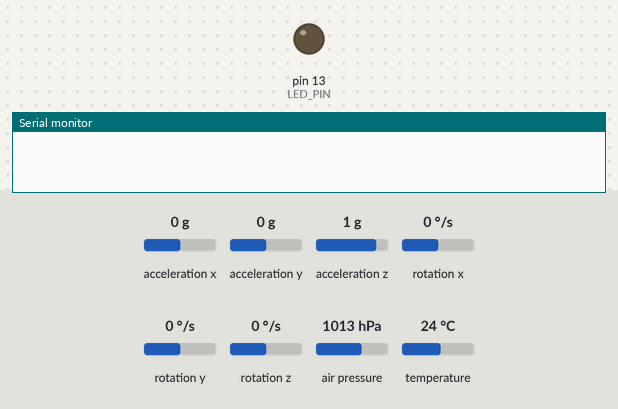
The sketch below on a simulated Arduino Uno, built with avr-gcc and run on an emulated ATmega328P. Shown: output pins drawn as LEDs (lit = HIGH), the last lines printed to the serial monitor. Dashed ring = blinking. The test bench sets the inputs (shaded band); at power-on: acceleration z 1 g, acceleration x 0 g, acceleration y 0 g, rotation x 0 °/s, rotation y 0 °/s, rotation z 0 °/s, air pressure 1013 hPa, temperature 24 °C.

Above: at 0.1 s.
At 3.2 s:
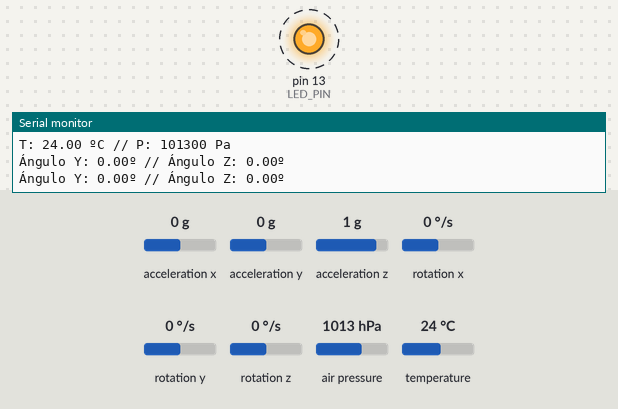
3.3 s: acceleration z set to 0 g
Timing chart, 0 to 12.5 s (numbered marks = the images above; inputs shaded):
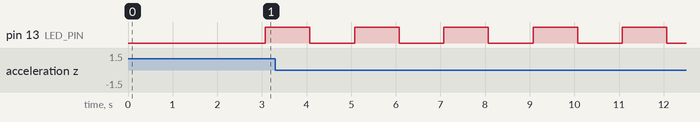

Measured:
- by itself, pin 13 (LED_PIN): alternates HIGH for 1.0 s and LOW for 1.0 s

The sketch:

CANSAT_02_PRUEBA4__MPU6050_GY87_ANGULOS_CON_ACEL_Y_GIROS.ino
```cpp
#define LED_PIN 13
#include "Wire.h" // Necesaria para I2Cdev
#include "I2Cdev.h" //Creo que es una biblioteca incorporada a Arduino core.
#include "MPU6050.h" // biblioteca para el MPU650.h
#include <Adafruit_BMP085.h> //biblioteca para el BMP180

/*  Constantes que definen el rango del acelerómetro
#define MPU6050_ACCEL_FS_2          0x00
#define MPU6050_ACCEL_FS_4          0x01
#define MPU6050_ACCEL_FS_8          0x02
#define MPU6050_ACCEL_FS_16         0x03

Y del giróscopo
#define MPU6050_GYRO_FS_250         0x00
#define MPU6050_GYRO_FS_500         0x01
#define MPU6050_GYRO_FS_1000        0x02
#define MPU6050_GYRO_FS_2000        0x03

// Anchos de banda
#define MPU6050_DLPF_BW_256         0x00
#define MPU6050_DLPF_BW_188         0x01
#define MPU6050_DLPF_BW_98          0x02
#define MPU6050_DLPF_BW_42          0x03
#define MPU6050_DLPF_BW_20          0x04
#define MPU6050_DLPF_BW_10          0x05
#define MPU6050_DLPF_BW_5           0x06
 */

// Objetos de las distintas clases
Adafruit_BMP085 bmp;
const int mpuAddress = 0x68;  // Nuestro caso 0x68. Puede ser 0x69
MPU6050 mpu(mpuAddress);

// Constantes y variables
const float g0 = 9.80665; //valor de la gravedad estándar en m/s2
const float pi = 4*atan(1);
int16_t ax, ay, az;
int16_t gx, gy, gz;
float angX, angZ, angY; // ángulos según acelerómetro
float angX_G, angY_G,angZ_G;
float angX_G0=0.0, angY_G0 =0.0 , angZ_G0=0.0; // ángulos según giroscopio

double escalaAcelerometro = 0;
double escalaGiroscopio = 0;

// bool blinkState = false;

// Variables de tiempo
long t0;
long deltat; // elijo un deltat en milisegundos
long contador, contadorAnt;


void setup() {

  delay(2000); // espera 2 segundos

  Serial.begin(9600);

  if (!bmp.begin()) {
	Serial.println("Could not find a valid BMP085 , check wiring!");
	while (1) {}
  }

  // initialize mpu6050
  Wire.begin();
  mpu.initialize();
  Serial.println(mpu.testConnection() ? "MPU6050 connection successful" : "MPU6050 connection failed");
  // mpu.setI2CBypassEnabled(true); // set bypass mode for gateway to hmc5883L

  // configure Arduino LED for checking activity
  pinMode(LED_PIN, OUTPUT);

  // set accelerometer range to .... +-2 +-4 +-8G +-16
  mpu.setFullScaleAccelRange(MPU6050_ACCEL_FS_4); // rango 2 --> 0, 4 --> 1, 8 --> 2, 16 --> 3
  escalaAcelerometro = pow(2.0, float(1 + mpu.getFullScaleAccelRange()) ); // elevo a la potencia de 2
  // Serial.println("Escala del acelerómetro: --> " + String (escalaAcelerometro));

  // set gyro range to +- 250 deg/s +- 500 deg/s +- 1000 deg/s +- 2000 deg/s
  mpu.setFullScaleGyroRange(MPU6050_GYRO_FS_250); // rango 250 --> 0, 500 --> 1, 1000 --> 2, 2000 --> 3
  escalaGiroscopio = 250.0 * pow(2.0,float(mpu.getFullScaleGyroRange())); // elevo a la potencia de 2 y multiplico por 250
  // Serial.println("Escala del giróscopo: --> " + String (escalaGiroscopio));

  // set filter bandwidth to 98 Hz
  Serial.println("Ancho de banda: " + String (mpu.getDLPFMode()));
  mpu.setDLPFMode(MPU6050_DLPF_BW_98); // Investigar un mejor ancho de banda...

  t0 = millis(); // variable inicial.
  contadorAnt = 0; // contador inicial

}

void loop() {

    // ****
    // BMP
    // ****

    // Serial.print(F("Real altitude = "));
    // Serial.print(bmp.readAltitude(102280)); // Introducir la presión atmosférica a nivel del suelo.
    // Serial.println(F(" meters"));

    // *******
    // MPU6050
    // *******
    /* Get new sensor events with the readings */
    // read raw accel/gyro measurements from device
    mpu.getMotion6(&ax, &ay, &az, &gx, &gy, &gz);
    // mpu.getAcceleration(&ax, &ay, &az);
    // mpu.getRotation(&gx, &gy, &gz);


    // Con acelerómetro
    // Muestra los ángulos de inclinación. Recordemos que nuestra placa se encuentra en posición vertical, luego la componente
    // Normal es el eje X.
    az = amxs2(az); ay = amxs2(ay); ax = amxs2(ax);
    angX = atan(ax/sqrt(ay*ay+az*az))*(180/pi);
    angY = atan(ay/sqrt(ax*ax+az*az))*(180/pi);


    // Con giroscopio
    deltat=millis()-t0; // intervalo de tiempo
    t0=millis();
    angY_G = angY_G0 + gradoporsegundo(gy)*float(deltat)/1000.0; // theta = theta_0 + w * (t - t0)
    angZ_G = angZ_G0 + gradoporsegundo(gz)*float(deltat)/1000.0;
    angY_G0 = angY_G; // paso siguiente
    angZ_G0 = angZ_G; // paso siguiente

    // Mirar la corrección con el drift.
    // *********************************


    contador = int(millis()/1000);
    if (contador!=contadorAnt) {
        Serial.println("t0: " + String(t0)+ " deltat: "+ String(deltat) );
        // Serial.println("gx: " + String(gx) + " gy: " + String(gy) +" gz: " + String(gz));
        // Serial.println("gy: " + String(gradoporsegundo(gy)));
        // Serial.println("gz: " + String(gradoporsegundo(gz)));
        // Serial.println("gy: " + String(  float((deltat/1000)*gradoporsegundo(gy)) ));
        // Serial.println("gx: " + String(gx) + " gy: " + String(gradoporsegundo(gy)) +" gz: " + String(gradoporsegundo(gz)));
        Serial.println("T: "+String (bmp.readTemperature())+" ºC // P: "+String (bmp.readPressure())+" Pa");
        Serial.println("Ángulo Y: " + String (angY) + "º // Ángulo Z: " + String(angZ)+"º");
        Serial.println("Ángulo Y: " + String (angY_G) + "º // Ángulo Z: " + String(angZ_G) +"º");
        Serial.println();
        contadorAnt=contador;
    }

    // ***************************************
    // blinkState = !blinkState;
    digitalWrite(LED_PIN,(millis()/1000)%2);
    // delay(100); Sin mucho sentido al delay.
}

  // ***************************************
  // Funciones
  // ***************************************

float amxs2 (int valor) { // Función que dado un valor int signed de 16 bits, te devuelven la aceleración em m/s2
  // Los valores de nuestro GY87 se obtienen como enteros con signo, entre -32768 to 32767
  // Si la escala de nuestro acelerómetro está entre -2g y 2g
  // y = ax +b , variablemedida = a * aceleracion + b
  // aceleracion = (variablemedida -b)/a --> para valores [-2*g, -32768] y [2g, 32767]
  float a = (32767+0.5)/(escalaAcelerometro*g0); // en vez de 2, elijo la escala con la variable escalaAcelerometro
  float b = -0.5;
  return ((valor - b)/a);
}

float gradoporsegundo (int valor) { //función que convierte valores int signed de 16 bits, en grado/segundo
  return valor/escalaGiroscopio;
}
```
